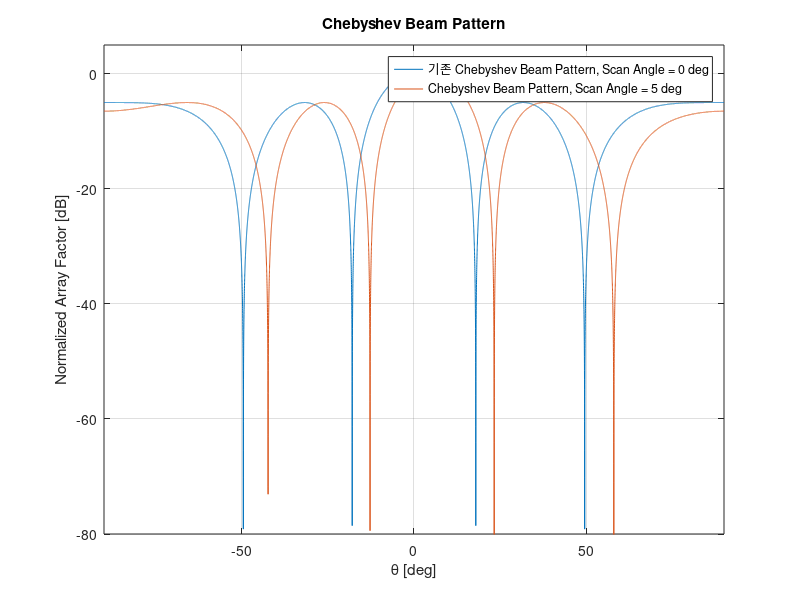

Recreate this plot in MATLAB.
clear;
clc;
close all;

N = input('소자수 N 을 입력해 주세요 = ');
SLL = input('원하는 부엽수준을 입력해 주세요 = ');

%% Chebyshev 가중치 계산
R = 10^(SLL / 20);
beta = cosh(acosh(R) / (N - 1));

sample_num = 10000;
psi = linspace(0, pi, sample_num).';

function T = calculate_chebyshev_value(n, x)
    T = zeros(size(x));

    index_inside = abs(x) <= 1;
    T(index_inside) = cos(n * acos(x(index_inside)));

    index_greater = x > 1;
    T(index_greater) = cosh(n * acosh(x(index_greater)));

    index_less = x < -1;
    T(index_less) = ((-1)^n) * cosh(n * acosh(-x(index_less)));
end

target = calculate_chebyshev_value(N - 1, beta * cos(psi / 2));
target = target / calculate_chebyshev_value(N - 1, beta);

if mod(N, 2) == 0
    M = N / 2;
    A = zeros(sample_num, M);

    for m = 1:M
        A(:, m) = 2 * cos((m - 0.5) * psi);
    end

    coefficient = A \ target;
    pair_weights = coefficient.';
    w = [fliplr(pair_weights), pair_weights];

else
    M = (N - 1) / 2;
    A = zeros(sample_num, M + 1);
    A(:, 1) = 1;

    for m = 1:M
        A(:, m + 1) = 2 * cos(m * psi);
    end

    coefficient = A \ target;
    center_weight = coefficient(1);
    pair_weights = coefficient(2:end).';
    w = [fliplr(pair_weights), center_weight, pair_weights];
end

w = real(w);
w = w / sum(w);

%% 주파수 및 배열 조건 설정
f = 1e9;
c0 = 3e8;
lambda = c0 / f;
d = lambda / 2;
k = 2 * pi / lambda;


%% 사용자가 원하는 조향각 입력
scan_angle_deg = input('조향각을 입력해 주세요 = ');   % 원하는 scan angle을 degree 단위로 입력
scan_angle_rad = scan_angle_deg * pi / 180;            % 입력한 조향각을 radian 단위로 변환

% 관찰 각도 범위
theta_deg = -90:0.01:90;        
theta_rad = theta_deg * pi / 180;   

% 배열 소자 위치
element_position = ((0:N-1) - (N-1)/2) * d; 

% Array Factor 계산
AF = zeros(size(theta_rad));                  
for n = 1:N                                   
    AF = AF + w(n) * exp(1j * k * element_position(n) * sin(theta_rad));
end

%% 입력한 조향각을 적용한 Array Factor 계산
AF_scan = zeros(size(theta_rad));      % 조향된 빔의 Array Factor 값을 저장할 배열을 0으로 초기화

for n = 1:N                                          % N개의 배열 소자에 대해 반복
    AF_scan = AF_scan + w(n) * exp(1j * k * element_position(n) * ...
              (sin(theta_rad) - sin(scan_angle_rad)));     % element_position(n)은 n번째 소자의 위치
                                              % scan_angle_rad는 조향하고자 하는 각도를 의미함.
end

% 정규화 및 dB 변환
AF_mag = abs(AF);                        
AF_mag = AF_mag / max(AF_mag);
AF_dB = 20 * log10(AF_mag + 1e-12);


%% 조향각이 적용된 Beam Pattern 정규화 및 dB 변환
AF_scan_mag = abs(AF_scan);                        
AF_scan_mag = AF_scan_mag / max(AF_scan_mag);      
AF_scan_dB = 20 * log10(AF_scan_mag + 1e-12);    


figure;
plot(theta_deg, AF_dB); 
grid on;           

%% 기존 0도 빔과 입력한 조향각 빔을 하나의 그래프에 함께 출력
hold on;                                    % 기존 그래프 위에 조향된 Beam Pattern 추가
plot(theta_deg, AF_scan_dB);               % 사용자가 입력한 조향각이 적용된 빔패턴 출력
hold off;                                      % 그래프 추가 종료

xlabel('\theta [deg]');                     
ylabel('Normalized Array Factor [dB]');     
title('Chebyshev Beam Pattern');


legend('기존 Chebyshev Beam Pattern, Scan Angle = 0 deg', ...
       ['Chebyshev Beam Pattern, Scan Angle = ', num2str(scan_angle_deg), ' deg'], ...
       'Location', 'northeast');

xlim([-90 90]);
ylim([-80 5]);
